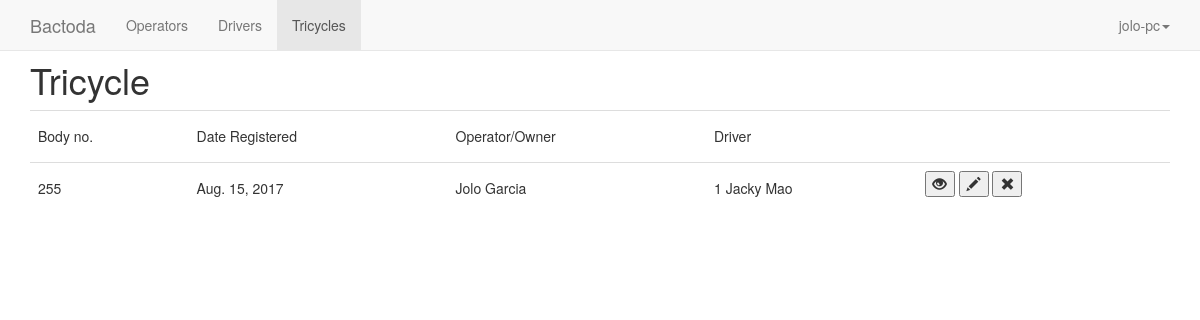
/home/tricycle/ (signed in), run on the app's committed database.
### tricycle/models.py (models this page shows, shortened)
class Tricycle(models.Model):
    operator = models.ForeignKey(Operator,on_delete=models.CASCADE)
    body_number = models.IntegerField(unique = True,
                                      validators=[
                                          MaxValueValidator(1000),
                                          MinValueValidator(1)
                                          ])
    date_registered = models.DateField()
    driver = models.OneToOneField(
        Driver,
        on_delete=models.SET_NULL,
        null=True,
    )

class Operator(models.Model):
    first_name = models.CharField(max_length=250)
    last_name = models.CharField(max_length=100)
    age = models.IntegerField()
    gender = models.CharField(max_length=1)
    address = models.CharField(max_length = 300)
    date_registered = models.DateField()
    contact_number = models.CharField(max_length = 15)
    image = models.FileField()
    def __str__(self):
        return self.first_name+" "+self.last_name

class Driver(models.Model):
    first_name = models.CharField(max_length=250)
    last_name = models.CharField(max_length=100)
    age = models.IntegerField()
    gender = models.CharField(max_length=1)
    address = models.CharField(max_length = 300)
    date_registered = models.DateField()
    contact_number = models.CharField(max_length = 15)
    image = models.FileField()
    def __str__(self):
        return str(self.id)+" "+self.first_name+" "+self.last_name

### tricycle/views.py (the view)
class TricycleIndexView(LoginRequiredMixin,generic.ListView):
    login_url = '/admin/login/'
    model = Tricycle
    template_name = 'tricycle/tricycle/index.html'
    def get_queryset(self):
        return Tricycle.objects.all()

### tricycle/templates/tricycle/tricycle/index.html (shortened to what this page needs)
{% extends "tricycle/header.html" %}
{%block li3%}active{%endblock%}
{% block content %}
<h1>Tricycle</h1>
<table class = "table table-hover">
		<tr>
		<td><h5>Body no.</h5></td>
		<td><h5>Date Registered</h5></td>
		<td><h5>Operator/Owner</h5></td>
		<td><h5>Driver</h5></td>
		<td></td>
		</tr>
	{% for tric in object_list%}
	<tr>
		<td><h5>{{tric.body_number}}</h5></td>
		<td><h5>{{tric.date_registered}}</h5></td>
		<td><h5>{{tric.operator}}</h5></td>
		<td><h5>{{tric.driver}}</h5></td>
		<td>
			<div class="form-inline">
				<form action="{%url 'tricycle:tricycle-details' tric.id %}" class="form-group form-inline">
					<button><span class="glyphicon glyphicon-eye-open"></span></button>
				</form>
				<form action="{%url 'tricycle:tricycle-edit' tric.id %}"  method = "get"class="form-group form-inline">
					<button><span class="glyphicon glyphicon-pencil"></span></button>
				</form>
				<form action="{% url 'tricycle:tricycle-delete' tric.id %}" method="post"class="form-group form-inline">
					<button><span class="glyphicon glyphicon-remove"></span></button>
				</form>
		    </div>
		</td>
	</tr>
	{% endfor %}
</table>
{% endblock%}

### tricycle/templates/tricycle/header.html (shortened to what this page needs)
<!DOCTYPE html>
<html lang="en">
  <head>
	{% load staticfiles %}
    <link href="{% static 'tricycle/css/bootstrap.min.css'%}" rel="stylesheet">
  </head>
  <body>
	    <nav class="navbar navbar-default navbar-fixed-top">
      <div class="container">
        <div class="navbar-header">
          <a class="navbar-brand" href="{% url 'tricycle:index' %}">Bactoda</a>
        </div>
        <div id="navbar" class="navbar-collapse collapse">
          <ul class="nav navbar-nav">
            <li class="{%block li1%}{%endblock%}" ><a href="{% url 'tricycle:index' %}">Operators</a></li>
            <li class="{%block li2%}{%endblock%}"><a href="{%url 'tricycle:driver-index'%}">Drivers</a></li>
            <li class="{%block li3%}{%endblock%}"><a href="{%url 'tricycle:tricycle-index'%}">Tricycles</a></li>
          </ul>
          <ul class="nav navbar-nav navbar-right">
           <li class="dropdown">
              <a href="" class="dropdown-toggle" data-toggle="dropdown" role="button" aria-haspopup="true" aria-expanded="false">{{ user.get_username }}<span class="caret"></span></a>
            </li>
          </ul>
        </div>
      </div>
    </nav>
	<br><br>
<div class = "container">
	{% block content%}
	{% endblock %}
</div>
  </body>
</html>

### data on the page
Tricycle: body_number "255", date_registered "Aug. 15, 2017", operator "Jolo Garcia", driver "1 Jacky Mao"

### other printed values
{{ user.get_username }} "jolo-pc"
